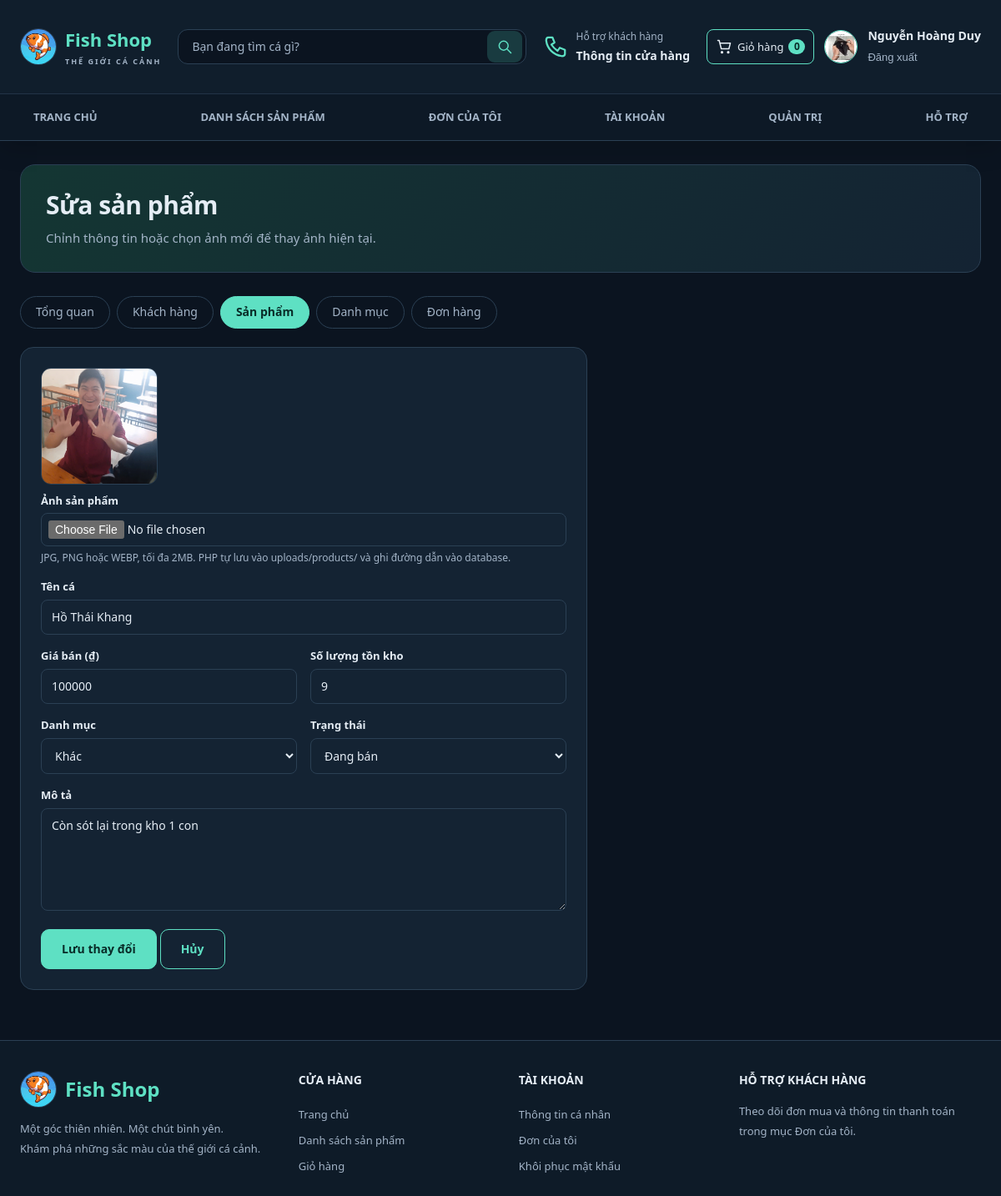
Page /admin/edit_product.php?id=1 (signed in) on the committed database.
### tables this page shows
CREATE TABLE `users` (
  `id` int(10) UNSIGNED NOT NULL,
  `username` varchar(50) NOT NULL,
  `password` varchar(255) NOT NULL COMMENT 'Chuỗi băm từ password_hash()',
  `fullname` varchar(100) NOT NULL,
  `email` varchar(254) DEFAULT NULL,
  `security_question` varchar(40) DEFAULT NULL,
  `security_answer_hash` varchar(255) DEFAULT NULL,
  `phone` varchar(20) NOT NULL,
  `address` varchar(255) NOT NULL DEFAULT '',
  `avatar` varchar(255) DEFAULT NULL,
  `role` enum('customer','admin') NOT NULL DEFAULT 'customer',
  `account_status` enum('active','locked') NOT NULL DEFAULT 'active',
  `locked_reason` varchar(64) DEFAULT NULL,
  `locked_note` text DEFAULT NULL,
  `locked_at` datetime DEFAULT NULL,
  `locked_by_admin_id` int(10) UNSIGNED DEFAULT NULL,
  `created_at` timestamp NOT NULL DEFAULT current_timestamp()
);

CREATE TABLE `products` (
  `id` int(10) UNSIGNED NOT NULL,
  `name` varchar(150) NOT NULL,
  `price` decimal(12,0) NOT NULL,
  `image` varchar(255) DEFAULT NULL,
  `description` text DEFAULT NULL,
  `category_id` int(10) UNSIGNED NOT NULL,
  `stock` int(10) UNSIGNED NOT NULL DEFAULT 0,
  `status` enum('active','inactive') NOT NULL DEFAULT 'active',
  `created_at` timestamp NOT NULL DEFAULT current_timestamp(),
  `updated_at` timestamp NOT NULL DEFAULT current_timestamp() ON UPDATE current_timestamp()
);

CREATE TABLE `categories` (
  `id` int(10) UNSIGNED NOT NULL,
  `name` varchar(100) NOT NULL,
  `description` text DEFAULT NULL,
  `status` enum('active','inactive') NOT NULL DEFAULT 'active'
);

### includes/functions.php (called while the page is built, shortened)
<?php
function e($s): string { return htmlspecialchars((string)$s, ENT_QUOTES, 'UTF-8'); }
function url(string $path = ''): string { return BASE_URL . ltrim($path, '/'); }
function file_url(?string $rel, string $fallback = 'assets/images/no-image.svg'): string {
    $rel = (string)$rel;
    if ($rel !== '' && strpos($rel, '..') === false && is_file(__DIR__ . '/../' . $rel)) return url($rel);
    return url($fallback);
}
function cart_count(int $userId): int {
    $st = db()->prepare('SELECT COALESCE(SUM(ci.quantity),0) FROM cart c JOIN cart_items ci ON ci.cart_id = c.id WHERE c.user_id = ?');
    $st->execute([$userId]);
    return (int)$st->fetchColumn();
}

### config/database.php (called while the page is built, shortened)
<?php
function db(): PDO
{
    static $pdo = null;
    if ($pdo === null) {
        try {
            $pdo = new PDO(
                'mysql:host=' . DB_HOST . ';dbname=' . DB_NAME . ';charset=utf8mb4',
                DB_USER,
                DB_PASS,
                [
                    PDO::ATTR_ERRMODE => PDO::ERRMODE_EXCEPTION,
                    PDO::ATTR_DEFAULT_FETCH_MODE => PDO::FETCH_ASSOC,
                    PDO::ATTR_EMULATE_PREPARES => false,
                ]
            );
        } catch (PDOException $e) {
            http_response_code(500);
            exit('Không kết nối được MySQL. Hãy bật MySQL trong XAMPP, nhập file database/WebBanCa.sql và kiểm tra config/database.php.');
        }
    }
    return $pdo;
}

### includes/auth.php (called while the page is built, shortened)
<?php
require_once __DIR__ . '/../config/database.php';
require_once __DIR__ . '/functions.php';
function current_user(): ?array {
    static $user = false;
    if ($user === false) {
        $user = null;
        if (!empty($_SESSION['user_id'])) {
            $st = db()->prepare(
                'SELECT id, username, fullname, phone, address, avatar, role, account_status FROM users WHERE id = ?'
            );
            $st->execute([(int)$_SESSION['user_id']]);
            $user = $st->fetch() ?: null;
        }
    }
    return $user;
}
function requireLogin(): array {
    $u = current_user();
    return $u;
}
function requireAdmin(): array {
    $u = requireLogin();
    return $u;
}

### includes/product_form.php (the view, shortened to what this page needs)
<form method="post" enctype="multipart/form-data" class="card form-card">
  <img id="img-preview" class="preview" src="<?= e(file_url($product['image'] ?? null)) ?>" alt="Ảnh sản phẩm">
  <div class="field"><label for="image">Ảnh sản phẩm</label>
    <input id="image" name="image" type="file" accept="image/jpeg,image/png,image/webp" data-preview="img-preview">
    <small>JPG, PNG hoặc WEBP, tối đa 2MB. PHP tự lưu vào uploads/products/ và ghi đường dẫn vào database.</small></div>
  <div class="field"><label for="name">Tên cá</label><input id="name" name="name" type="text" maxlength="150" value="<?= e($product['name']) ?>" required></div>
  <div class="two">
    <div class="field"><label for="price">Giá bán (₫)</label><input id="price" name="price" type="number" min="1" step="1" value="<?= e($product['price']) ?>" required></div>
    <div class="field"><label for="stock">Số lượng tồn kho</label><input id="stock" name="stock" type="number" min="0" step="1" value="<?= e($product['stock']) ?>" required></div>
  </div>
  <div class="two">
    <div class="field"><label for="category_id">Danh mục</label>
      <select id="category_id" name="category_id" required>
        <?php foreach ($cats as $c): ?>
          <option value="<?= (int)$c['id'] ?>" <?= (int)$product['category_id'] === (int)$c['id'] ? 'selected' : '' ?>><?= e($c['name']) ?><?= $c['status'] === 'inactive' ? ' (đã ẩn)' : '' ?></option>
        <?php endforeach; ?>
      </select>
      <?php if (!$cats): ?><small>Chưa có danh mục. <a href="<?= url('admin/categories.php') ?>" style="color:var(--teal)">Tạo danh mục trước</a>.</small><?php endif; ?></div>
    <div class="field"><label for="status">Trạng thái</label>
      <select id="status" name="status">
        <option value="active" <?= $product['status'] === 'active' ? 'selected' : '' ?>>Đang bán</option>
      </select></div>
  </div>
  <div class="field"><label for="description">Mô tả</label><textarea id="description" name="description" rows="5"><?= e($product['description']) ?></textarea></div>
  <button class="btn" type="submit"><?= e($submitLabel) ?></button>
  <a class="btn ghost" href="<?= url('admin/products.php') ?>">Hủy</a>
</form>

### includes/navbar.php (shortened to what this page needs)
<?php
$u = current_user();
$searchText = $_GET['q'] ?? '';
$currentPage = basename($_SERVER['SCRIPT_NAME']);
?>
<header class="top">
  <div class="wrap bar">
    <a class="logo" href="<?= url('index.php') ?>"><img class="brand-avatar" src="<?= url('assets/images/fish-shop-logo.jpg') ?>" alt="" width="44" height="44"><span>Fish Shop<small>THẾ GIỚI CÁ CẢNH</small></span></a>
    <form class="header-search" action="<?= url('index.php') ?>" method="get" role="search">
      <input class="search" type="search" name="q" value="<?= e($searchText) ?>" placeholder="Bạn đang tìm cá gì?" aria-label="Tìm sản phẩm">
      <button type="submit" aria-label="Tìm kiếm"><svg viewBox="0 0 24 24" aria-hidden="true"><circle cx="10.5" cy="10.5" r="6.5"/><path d="m16 16 5 5"/></svg></button>
    </form>
    <a class="header-support" href="#ho-tro"><svg viewBox="0 0 24 24" aria-hidden="true"><path d="M5 3h4l2 5-3 2c2 3 3 4 6 6l2-3 5 2v4c0 2-2 2-3 2C10 20 4 14 3 6c0-1 0-3 2-3Z"/></svg><span>Hỗ trợ khách hàng<strong>Thông tin cửa hàng</strong></span></a>
    <div class="header-actions">
      <a class="header-action" data-nav="cart" href="<?= url('cart.php') ?>"><svg viewBox="0 0 24 24" aria-hidden="true"><path d="M3 3h2l3 12h11l2-8H6"/><circle cx="9" cy="20" r="1"/><circle cx="18" cy="20" r="1"/></svg><span>Giỏ hàng</span><b id="cart-badge" class="badge-n"><?= $u ? cart_count((int)$u['id']) : 0 ?></b></a>
      <?php if ($u): ?>
        <a class="account-avatar" href="<?= url('profile.php') ?>" aria-label="Thông tin tài khoản">
          <img src="<?= e(file_url($u['avatar'] ?? null, 'assets/images/avatar-default.svg')) ?>" alt="Ảnh đại diện của <?= e($u['fullname']) ?>" width="40" height="40">
        </a>
      <?php endif; ?>
      <div class="account-links">
      <?php if ($u): ?>
        <a href="<?= url('profile.php') ?>"><?= e($u['fullname']) ?></a>
        <form action="<?= url('logout.php') ?>" method="post"><?= csrf_field() ?><button class="link-btn" type="submit">Đăng xuất</button></form>
      <?php else: ?>
        <a href="<?= url('login.php') ?>">Đăng nhập</a><a href="<?= url('register.php') ?>">Đăng ký tài khoản</a>
      <?php endif; ?>
      </div>
    </div>
  </div>
  <div class="navigation"><div class="wrap">
    <nav id="nav-main" class="main-nav" aria-label="Điều hướng chính">
      <a class="<?= $currentPage === 'index.php' ? 'on' : '' ?>" href="<?= url('index.php') ?>">Trang chủ</a>
      <a href="<?= url('index.php#san-pham') ?>">Danh sách sản phẩm</a>
      <a class="<?= $currentPage === 'purchase_history.php' ? 'on' : '' ?>" href="<?= url('purchase_history.php') ?>">Đơn của tôi</a>
      <a class="<?= $currentPage === 'profile.php' ? 'on' : '' ?>" href="<?= url('profile.php') ?>">Tài khoản</a>
      <?php if ($u && $u['role'] === 'admin'): ?><a href="<?= url('admin/index.php') ?>">Quản trị</a><?php endif; ?>
      <a href="#ho-tro">Hỗ trợ</a>
    </nav>
  </div></div>
</header>

### assets/css/style.css (style rules this page uses)
:root { --bg:#0b1420; --card:#101c2b; --line:#1f3347; --ink:#e8f1f5; --mute:#8fa3b3; --teal:#5ee0c3; --r:14px; --danger:#ff8b91; --warn:#ffc857; --pink:#ff7496; }
* { box-sizing:border-box; margin:0; padding:0; }
html { scroll-behavior:smooth; }
body { background:var(--bg); color:var(--ink); font-family:"Segoe UI",Roboto,Arial,sans-serif; font-size:15px; line-height:1.6; min-height:100vh; display:flex; flex-direction:column; }
img { max-width:100%; display:block; }
a { color:inherit; text-decoration:none; }
.wrap { width:100%; max-width:1160px; margin:0 auto; padding:0 20px; }
.bar { display:flex; align-items:center; gap:20px; min-height:64px; }
.badge-n { min-width:20px; padding:0 6px; border-radius:20px; background:var(--teal); color:#092c28; font-size:12px; font-weight:700; text-align:center; }
.btn { display:inline-flex; align-items:center; justify-content:center; gap:6px; padding:11px 20px; border:1px solid var(--teal); border-radius:10px; background:var(--teal); color:#092c28; font:inherit; font-size:14px; font-weight:600; cursor:pointer; transition:transform .15s, background .15s, color .15s; }
.btn.ghost { background:transparent; color:var(--teal); }
.in, input[type=text], input[type=email], input[type=password], input[type=search], input[type=number], input[type=file], select, textarea { background:var(--card); color:var(--ink); border:1px solid var(--line); border-radius:8px; padding:10px 12px; font:inherit; font-size:14px; max-width:100%; }
input::placeholder, textarea::placeholder { color:#5d7385; }
input[type=file] { width:100%; padding:8px; }
.field { margin-bottom:16px; }
.field label { display:block; margin-bottom:6px; font-size:13px; font-weight:600; }
.field input:not([type=checkbox]), .field select, .field textarea { width:100%; }
.field textarea { resize:vertical; min-height:96px; }
.field small, .hint { display:block; margin-top:5px; color:var(--mute); font-size:12px; }
.card { background:var(--card); border:1px solid var(--line); border-radius:16px; padding:24px; }
.link-btn { background:none; border:0; color:var(--mute); cursor:pointer; font-size:13px; }
.form-card { max-width:680px; }
.preview { width:140px; height:140px; border-radius:12px; object-fit:cover; border:1px solid var(--line); background:var(--bg); margin-bottom:10px; }
.two { display:grid; grid-template-columns:1fr 1fr; gap:16px; }

### rows in the picture
users: avatar (picture), fullname "Nguyễn Hoàng Duy"
products: image (picture), name "Hồ Thái Khang", price "100000", stock "9", category_id "Khác", status "Đang bán", description "Còn sót lại trong kho 1 con"

### other values in the picture
cart_count((int)$u['id']) "0"
$label "Tổng quan"
$label "Khách hàng"
$label "Sản phẩm"
$label "Danh mục"
$label "Đơn hàng"
$submitLabel "Lưu thay đổi"
